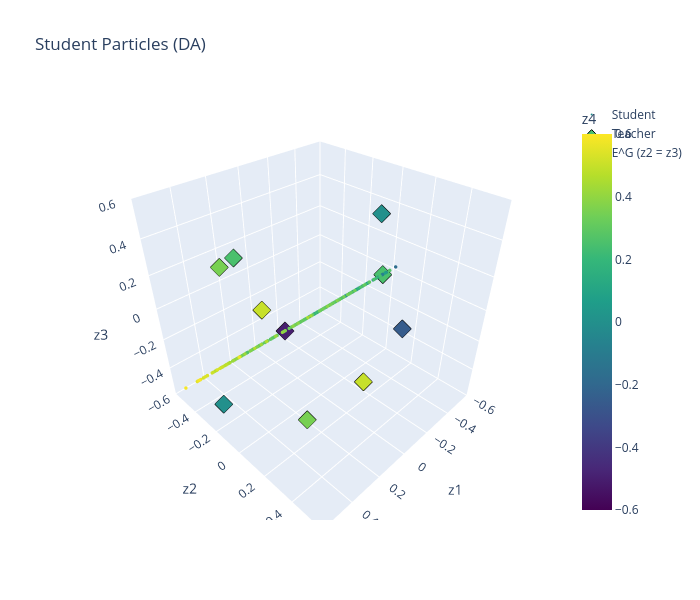

The notebook cell saved with this chart:
### Code cell
plot_particles_3d(h_da["particles"][-1], teacher, "Student Particles (DA)", show_invariant_plane=True)

### Figure 1 — Plotly figure (JSON) as saved in the notebook; plotly's stock layout.template omitted (floating-point values rounded to 4 significant figures; data arrays with more than 128 entries replaced by an {"elided": "..."} marker saying what was removed)
{"data": [{"marker": {"cmax": 0.6, "cmin": -0.6, "color": {"elided": "500 float values"}, "colorbar": {"title": {"text": "z4"}}, "colorscale": [[0, "#440154"], [0.1111, "#482878"], [0.2222, "#3e4989"], [0.3333, "#31688e"], [0.4444, "#26828e"], [0.5556, "#1f9e89"], [0.6667, "#35b779"], [0.7778, "#6ece58"], [0.8889, "#b5de2b"], [1, "#fde725"]], "size": 2}, "mode": "markers", "name": "Student", "type": "scatter3d", "x": {"elided": "500 float values"}, "y": {"elided": "500 float values"}, "z": {"elided": "500 float values"}}, {"marker": {"cmax": 0.6, "cmin": -0.6, "color": [0.25, 0.5, 0.0, 0.5, 0.35, -0.5, 0.25, -0.25, 0.0, 0.35], "colorscale": [[0, "#440154"], [0.1111, "#482878"], [0.2222, "#3e4989"], [0.3333, "#31688e"], [0.4444, "#26828e"], [0.5556, "#1f9e89"], [0.6667, "#35b779"], [0.7778, "#6ece58"], [0.8889, "#b5de2b"], [1, "#fde725"]], "line": {"color": "black", "width": 1}, "size": 6, "symbol": "diamond"}, "mode": "markers", "name": "Teacher", "type": "scatter3d", "x": [-0.5, 0.25, -0.25, 0.0, 0.35, 0.25, 0.5, 0.0, 0.5, 0.35], "y": [0.0, 0.5, 0.15, -0.5, -0.35, 0.0, 0.0, 0.5, -0.25, 0.25], "z": [0.0, 0.0, 0.5, -0.25, 0.25, 0.0, 0.5, 0.15, -0.5, -0.35]}, {"cmax": 0.6, "cmin": -0.6, "colorscale": [[0, "#440154"], [0.1111, "#482878"], [0.2222, "#3e4989"], [0.3333, "#31688e"], [0.4444, "#26828e"], [0.5556, "#1f9e89"], [0.6667, "#35b779"], [0.7778, "#6ece58"], [0.8889, "#b5de2b"], [1, "#fde725"]], "hoverinfo": "name", "i": [0, 0], "intensity": [-0.6, 0.6, 0.6, -0.6], "j": [1, 2], "k": [2, 3], "name": "E^G (z2 = z3)", "opacity": 0.35, "showlegend": true, "showscale": false, "type": "mesh3d", "x": [-0.6, 0.6, 0.6, -0.6], "y": [-0.6, -0.6, 0.6, 0.6], "z": [-0.6, -0.6, 0.6, 0.6]}], "layout": {"height": 600, "scene": {"xaxis": {"range": [-0.6, 0.6], "title": {"text": "z1"}}, "yaxis": {"range": [-0.6, 0.6], "title": {"text": "z2"}}, "zaxis": {"range": [-0.6, 0.6], "title": {"text": "z3"}}}, "title": {"text": "Student Particles (DA)"}, "width": 700}}
